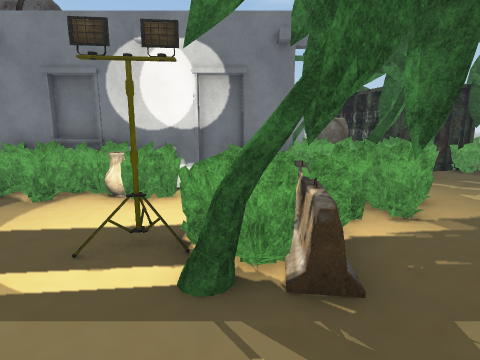
view 1 (above)

24 first-person views from a walk through a scene from a Unity 3-D project. The camera is 1.5 m above the floor, tilts 10° down and sees 80° across. The floor is counted in squares, 1 m on a side. Each view is taken from the middle of a square. On the plan, view 1 faces up. The plan holds only what a view shows up to about 14 squares ahead; the rest is blank. The place goes on beyond the plan. The player character is not drawn. Some animated figures are not drawn. Some surface patterns are stand-ins.

view 2
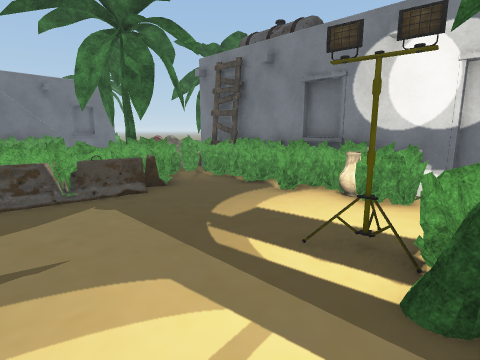

view 3
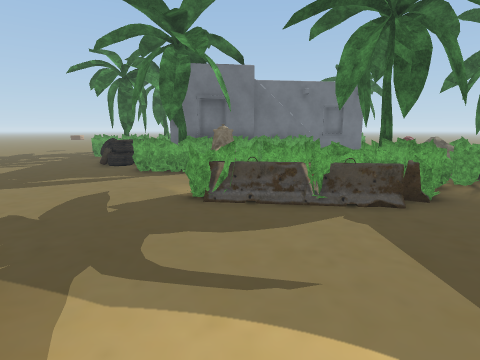

view 4
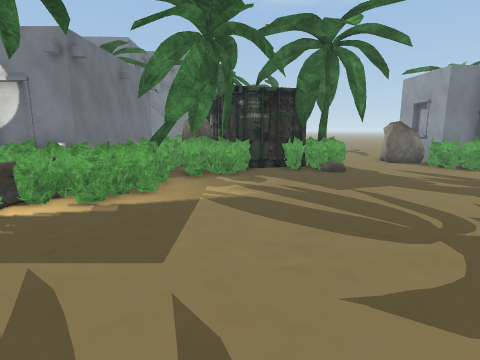

view 5
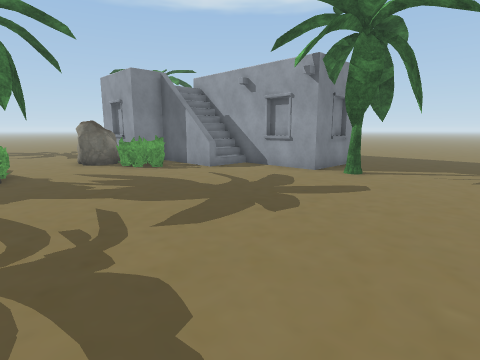

view 6
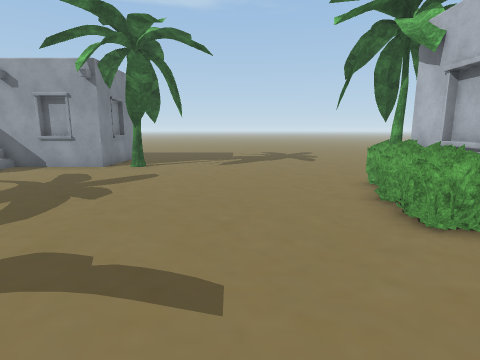

view 7
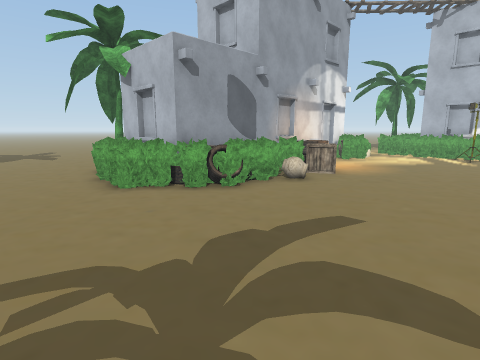

view 8
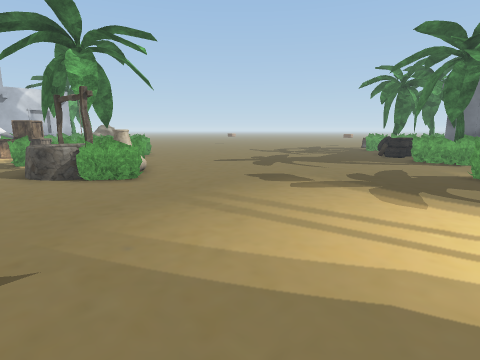

view 9
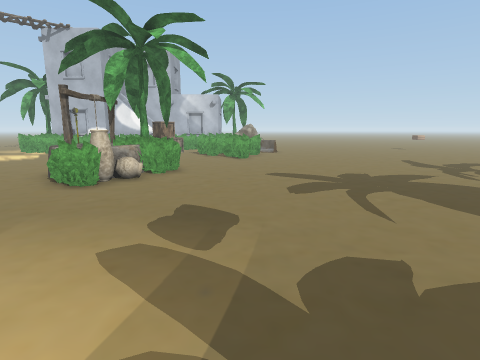

view 10
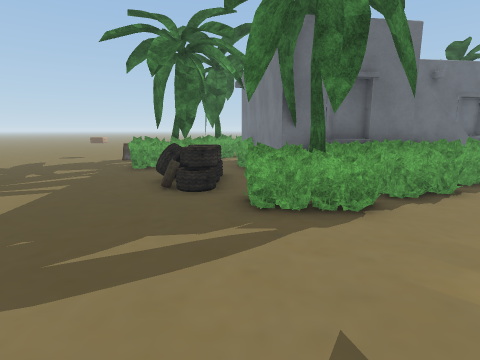

view 11
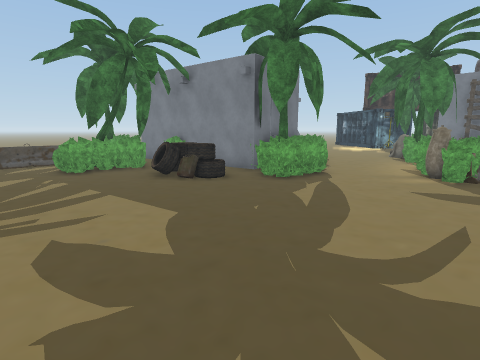

view 12
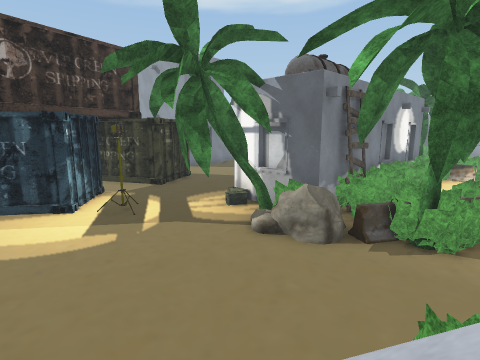

view 13
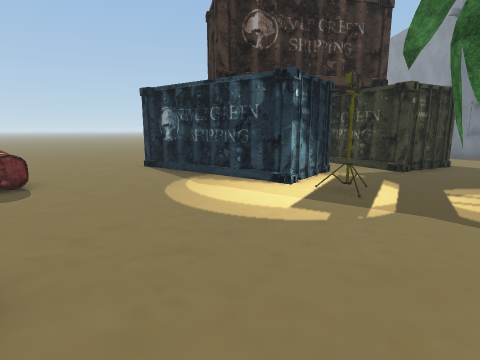

view 14
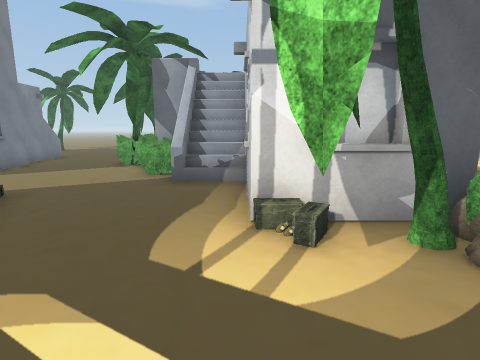

view 15
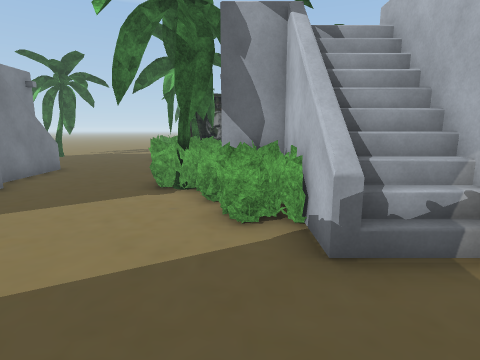

view 16
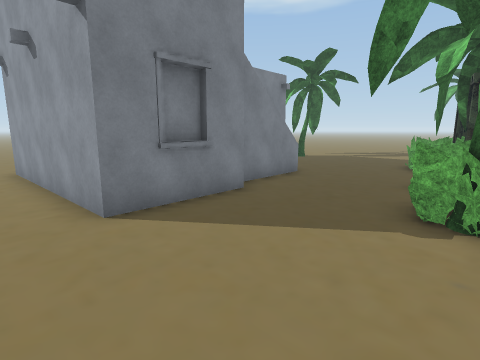

view 17
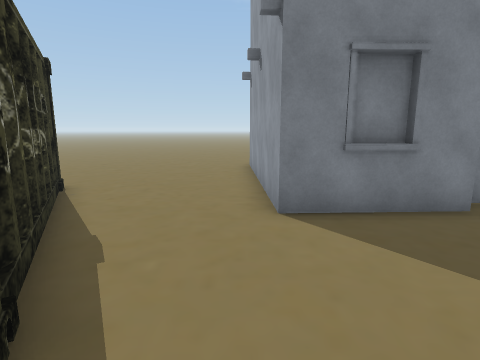

view 18
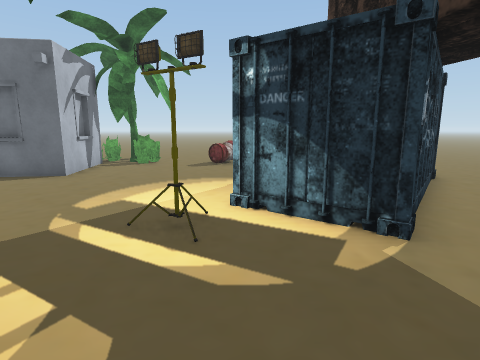

view 19
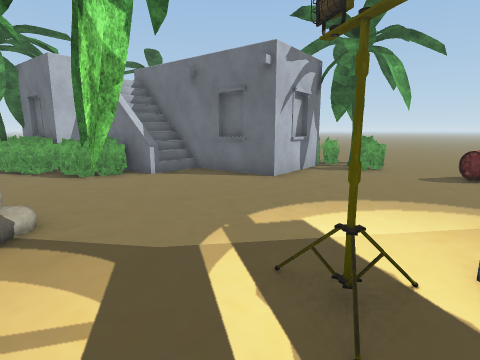

view 20
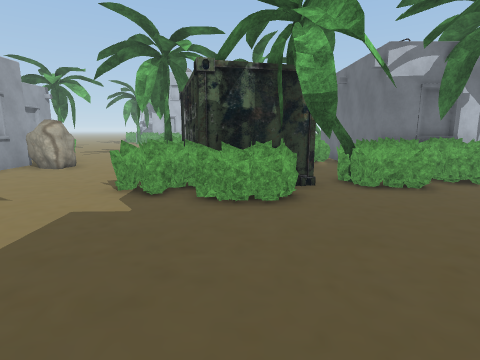

view 21
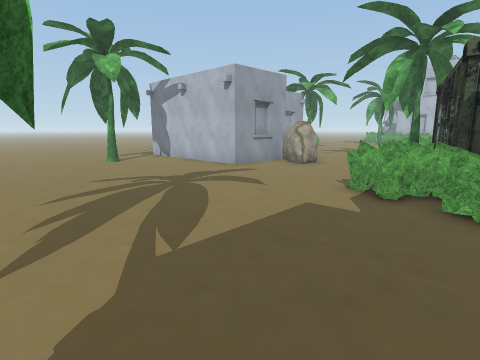

view 22
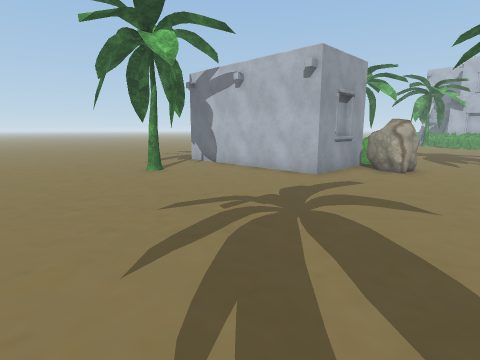

view 23
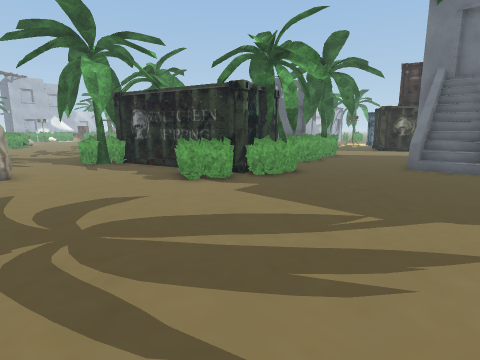

view 24
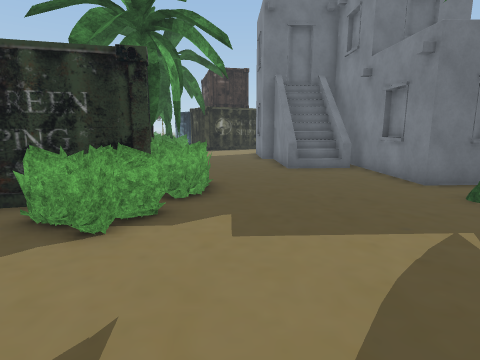

### Floor plan
Key: @ floor where view 1 was taken; # wall or solid block; . floor; / step, stairs or slope; = window, fence, low wall or low ledge; v drop or lower ground; C container; R rock; T tree; B bush; A tank; H house; I barrier; E crate; W well; L barrel; O other object.
Columns run from 22 left of view 1 to 23 right of it. Each row starts with its distance up from view 1.
 24            ......#  ########.TT.........
 23 ..         ......#  # HHH.....................
 22 ...        C.....#  #   /.....................
 21  ....       C....#  ##HHH.....................
 20    ...      CC...#HH#.........................
 19 ..  C..      C............................T...
 18 ..   CC.. C  C.............BBBB...............
 17 ..CC  CC...C  C........BB.TOBOBB.............
 16 ...CC   C..CCCC.....BBB  BCO  OB............
 15 ..../C   C..C......BBOBO BC  CB......#######
 14 ......C C........BB  TTH ..C  C......H
 13 L......C/.......HBB TT H..RR  C....RRH
 12 L......./#....../      H.vRR  C....RR##
 11 .............#HHvHHHH  Hv OOC OTB...BO.H
 10 ..........T.OH         HvBOOOCBBO...BB.H H
  9 B.........TTTHAAAA     H  OBB........B.H H
  8 B..........BBH AA      H TBB...........H/H
  7 OHHHH......RRHOOBOOOOHOO OB..............H
  6 T   H......RRBBBBBBBB.OBOOB..............H
  5     H.......BOB.......OIBB...............HHH
  4     #/H.....BBBB.....BOBB.....................
  3     H/HOB....BOB......BBT................T....
  2     H   O....OOB..............................
  1     H   BB...OOB......    ....................
  0        HTOB...BB......@.. .    ...............
 -1         T B...BB........... ................
 -2        TTOBB................................
 -3     H###OOOB................................
 -4   #HBO # .B......................BBBO.......
 -5    .OO =#=......................BOO O ......
 -6     OBTOO......................BO O##  T....
 -7    TBB..........................O         ..
 -8   I.BB................B........B
 -9   I...................BB.......BO
-10   I..................OWWW......EO#
-11   ...................BOOW......E###
-12   ...... ...........B   W....... H#

Where each view was taken, in squares from view 1:
view 1: 0 up, 0 right, facing up
view 2: 0 up, 0 right, facing up-left
view 3: 0 up, 1 left, facing left
view 4: 1 down, 6 right, facing up
view 5: 1 down, 9 right, facing up-right
view 6: 1 down, 7 right, facing right
view 7: 1 down, 4 right, facing down-right
view 8: 0 up, 4 right, facing down-left
view 9: 1 down, 4 left, facing down
view 10: 4 down, 6 left, facing left
view 11: 11 down, 6 left, facing up-left
view 12: 3 up, 17 left, facing up-right
view 13: 5 up, 16 left, facing up
view 14: 11 up, 14 left, facing right
view 15: 14 up, 9 left, facing right
view 16: 15 up, 7 left, facing up-right
view 17: 15 up, 6 left, facing up
view 18: 13 up, 9 left, facing left
view 19: 13 up, 11 left, facing down-left
view 20: 24 up, 6 right, facing down
view 21: 24 up, 6 right, facing down-right
view 22: 24 up, 10 right, facing down-right
view 23: 24 up, 14 right, facing down-left
view 24: 19 up, 13 right, facing left
